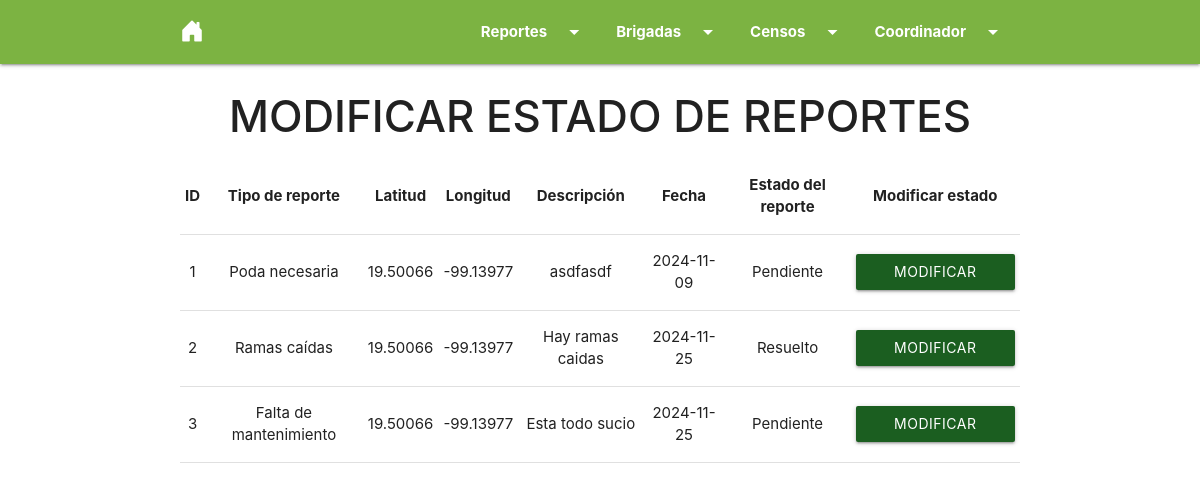
The page /arboladoZacatenco/reportes/modificar_estado.php on the database as committed earlier.
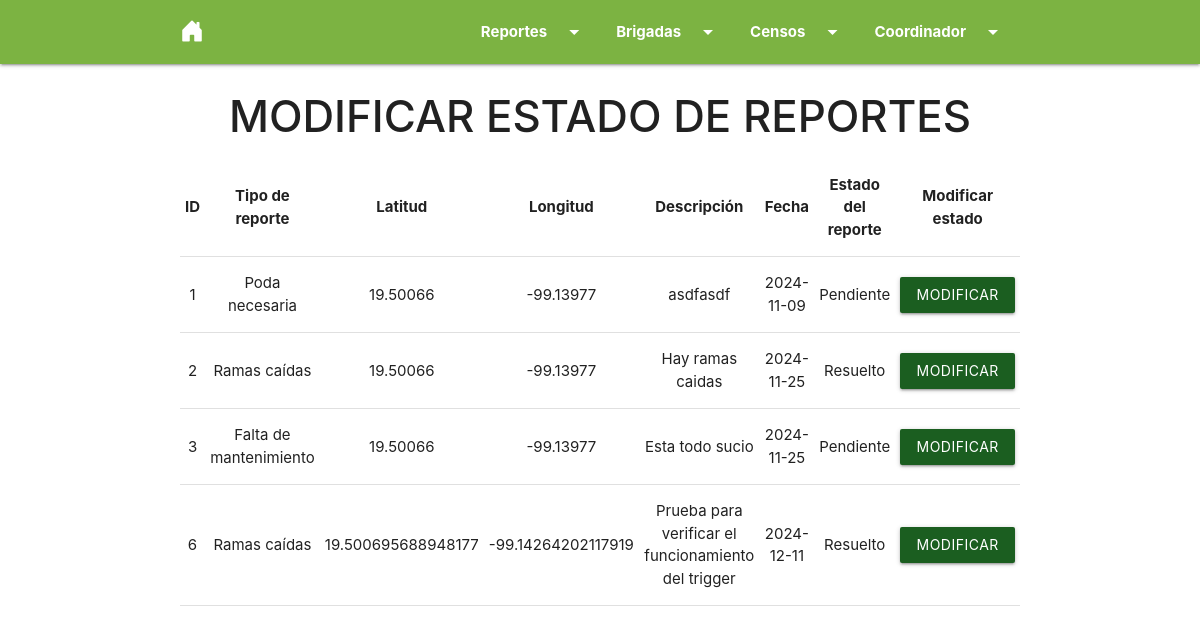
The same page on the database as committed later.
### tables this page shows
CREATE TABLE `reporte` (
  `id` int(11) NOT NULL,
  `tipoReporte` varchar(50) NOT NULL,
  `latitud` double NOT NULL,
  `longitud` double NOT NULL,
  `descripcion` text NOT NULL,
  `imagen` mediumblob NOT NULL,
  `nombre` varchar(50) DEFAULT NULL,
  `correo` varchar(50) DEFAULT NULL,
  `fecha` date NOT NULL DEFAULT current_timestamp(),
  `estado_reporte` text NOT NULL DEFAULT 'Pendiente'
);

### arboladoZacatenco/reportes/modificar_estado.php (the view, shortened to what this page needs)
<?php include("../db.php"); ?>
<?php include("../includes/header.php") ?>
<body>
<?php include("../includes/navbar.php") ?>
    <h3 class="center-align"><strong>MODIFICAR ESTADO DE REPORTES</strong></h3>
    <div class="row">
        <div class="container">
            <table id="tabla_estado" class="responsive-table centered highlight">
                <thead>
                    <tr>
                        <th>ID</th>
                        <th>Tipo de reporte</th>
                        <th>Latitud</th>
                        <th>Longitud</th>
                        <th>Descripción</th>
                        <th>Fecha</th>
                        <th>Estado del reporte</th>
                        <th>Modificar estado</th>
                    </tr>
                </thead>
                <tbody>
                    <?php
                    $query = "SELECT id, tipoReporte, latitud, longitud, descripcion, nombre, (aes_decrypt(correo, 'AES')) correo, imagen, fecha, estado_reporte FROM reporte; ";
                    $result = mysqli_query($conn, $query);
                    while($row = mysqli_fetch_array($result)){ ?>
                        <tr>
                            <td><?php echo $row['id'] ?></td>
                            <td><?php echo $row['tipoReporte'] ?></td>
                            <td><?php echo $row['latitud'] ?></td>
                            <td><?php echo $row['longitud'] ?></td>
                            <td><?php echo $row['descripcion'] ?></td>
                            <td><?php echo $row['fecha'] ?></td>
                            <td><?php echo $row['estado_reporte'] ?></td>
                            <td> <a class="waves-effect waves-light btn modal-trigger green darken-4" href="#ME?id=<?php echo $row['id']; ?>">Modificar estado</a></td>
                        </tr>
                    <?php } ?>
                </tbody>
            </table>
        </div>
    </div>
    <link rel="stylesheet" href="../css/dropdown.css">
<?php include("../includes/footer.php") ?>
</html>

Rows that differ between the two databases and show on the page:
added reporte: id "6", tipoReporte "Ramas caídas", latitud "19.500695688948177", longitud "-99.14264202117919", descripcion "Prueba para verificar el funcionamiento del trigger", fecha "2024-12-11", estado_reporte "Resuelto"
